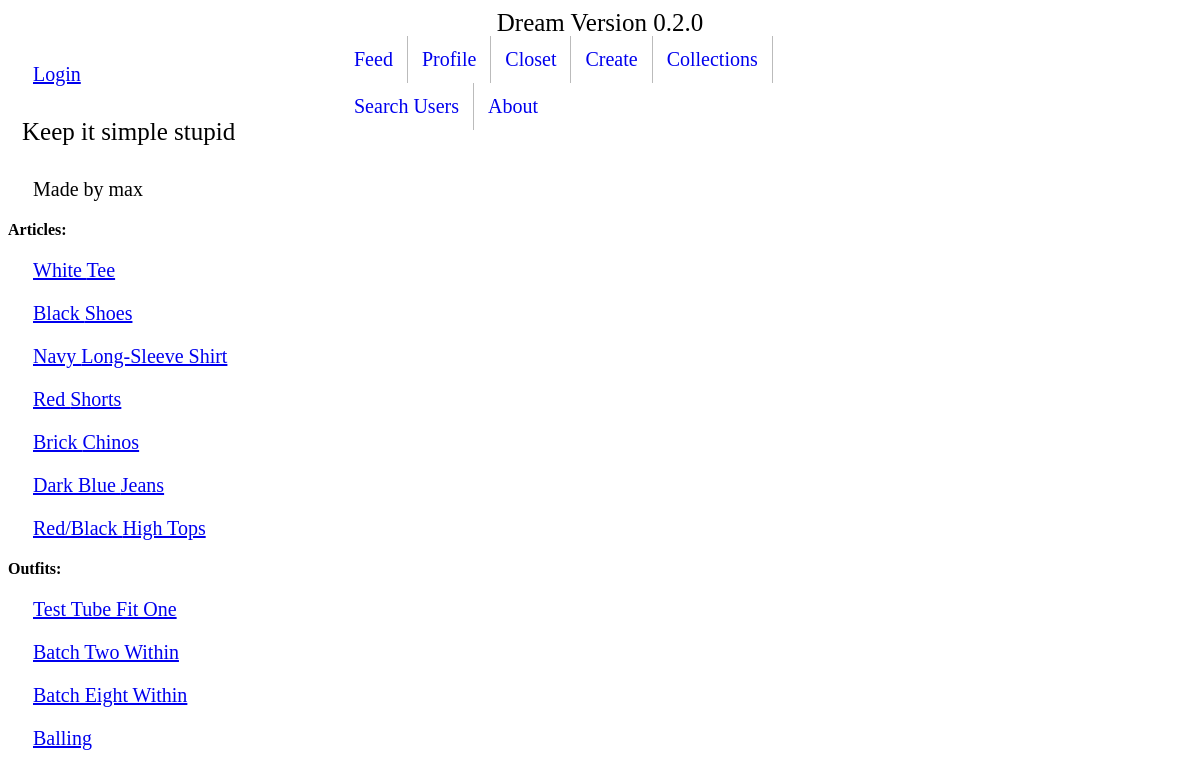
The app's page /clothing/collections/29/ with its own data.
### clothing/models.py (models this page shows, shortened)
class Collection(models.Model):
    name = models.CharField(max_length=120)
    creator = models.ForeignKey(User, on_delete=models.SET_NULL, null=True)
    articles = models.ManyToManyField('Article', related_name="articles_in_collection")
    outfits = models.ManyToManyField('Outfit', related_name="outfits_in_collection")

class Article(models.Model):
    location_choices = (
        ('TOP', 'Top'),
        ('BTM', 'Bottom'),
        ('SHS', 'Shoes'),
    )
    creator = models.ForeignKey(User, on_delete=models.SET_NULL, null=True)
    actual_location = models.CharField(max_length=60, choices=location_choices, default='None', null=True)
    clothing_type = models.CharField(max_length=60)  # henley, jeans, sneakers
    color = models.CharField(max_length=20)
    cut = models.CharField(max_length=60, blank=True)
    pattern = models.CharField(max_length=60, blank=True)
    material = models.CharField(max_length=60, blank=True)
    image = models.ImageField(upload_to='article-image', blank=True)
    favorited = models.ManyToManyField(User, blank=True, related_name="article_favorited_by")
    def get_absolute_url(self):
        return reverse('clothing:article-detail', kwargs={"pk": self.pk})

class Outfit(models.Model):
    title = models.CharField(max_length=120)
    top = models.ForeignKey('Article', on_delete=models.SET_NULL, related_name="outfit_top", null=True)
    bottom = models.ForeignKey('Article', on_delete=models.SET_NULL, related_name="outfit_bottom", null=True)
    shoes = models.ForeignKey('Article', on_delete=models.SET_NULL , related_name="outfit_shoes", null=True)
    creator = models.ForeignKey(User, on_delete=models.SET_NULL, null=True)
    creation_date = models.DateTimeField(auto_now_add=True)
    favorited = models.ManyToManyField(User, blank=True, related_name="outfit_favorited_by")
    def get_absolute_url(self):
        return reverse('clothing:outfit-detail', kwargs={"pk": self.pk})

### clothing/views.py (the view)
# urls.py: path('collections/<int:pk>/', CollectionDetailView.as_view(), name='collection-detail'),
class CollectionDetailView(DetailView, LoginRequiredMixin):
    template_name = 'clothing/collection_detail.html'
    model = Collection
    def get_context_data(self, *, object_list=None, **kwargs):
        context = super().get_context_data(**kwargs)
        instance_ = get_object_or_404(Collection, pk=self.kwargs.get('pk'))
        context['can_edit'] = str(self.request.user) == str(instance_.creator)
        return context

### clothing/templates/clothing/collection_detail.html (shortened to what this page needs)
{% extends 'base.html' %}
{% block content %}
<h1>{{ object.name }}</h1>
<p>Made by {{ object.creator }}</p>
<b>Articles:</b>
{% for instance in object.articles.all %}
    <p><a href="{{ instance.get_absolute_url }}">{{ instance.color }} {{ instance.clothing_type }}</a></p>
{% endfor %}
<b>Outfits:</b>
{% for instance in object.outfits.all %}
    <p><a href="{{ instance.get_absolute_url }}">{{ instance.title }}</a></p>
{% endfor %}
{% endblock %}

### templates/base.html (style rules this page uses)
h1 { padding: 12px 14px; }
h1 { font-family:calibri; font-size: 25px; font-weight: 500; }
p { padding: 0px 25px; font-family: calibri light; font-size: 20px; }

### records on screen
Collection: name "Keep it simple stupid", creator "max"
Article: color "White", clothing_type "Tee"
Article: color "Black", clothing_type "Shoes"
Article: color "Navy", clothing_type "Long-Sleeve Shirt"
Article: color "Red", clothing_type "Shorts"
Article: color "Brick", clothing_type "Chinos"
Article: color "Dark Blue", clothing_type "Jeans"
Article: color "Red/Black", clothing_type "High Tops"
Outfit: title "Test Tube Fit One"
Outfit: title "Batch Two Within"
Outfit: title "Batch Eight Within"
Outfit: title "Balling"
